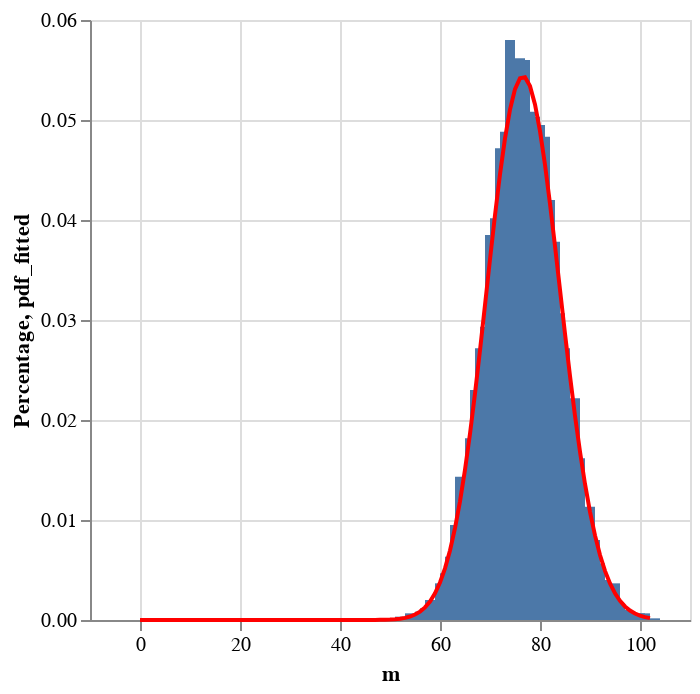

Write notebook code for a chart like this one.
### Code cell
distrib + fit

### Figure 1 — Vega specification as saved in the notebook (floating-point values rounded to 4 significant figures)
{"$schema": "https://vega.github.io/schema/vega/v5.json", "data": [{"name": "source_1", "values": [{"pdf_fitted": 2.214e-40, "x": 0}, {"pdf_fitted": 2.429e-38, "x": 1}, {"pdf_fitted": 1.327e-36, "x": 2}, {"pdf_fitted": 4.815e-35, "x": 3}, {"pdf_fitted": 1.305e-33, "x": 4}, {"pdf_fitted": 2.819e-32, "x": 5}, {"pdf_fitted": 5.055e-31, "x": 6}, {"pdf_fitted": 7.737e-30, "x": 7}, {"pdf_fitted": 1.032e-28, "x": 8}, {"pdf_fitted": 1.219e-27, "x": 9}, {"pdf_fitted": 1.29e-26, "x": 10}, {"pdf_fitted": 1.237e-25, "x": 11}, {"pdf_fitted": 1.082e-24, "x": 12}, {"pdf_fitted": 8.704e-24, "x": 13}, {"pdf_fitted": 6.475e-23, "x": 14}, {"pdf_fitted": 4.477e-22, "x": 15}, {"pdf_fitted": 2.89e-21, "x": 16}, {"pdf_fitted": 1.748e-20, "x": 17}, {"pdf_fitted": 9.95e-20, "x": 18}, {"pdf_fitted": 5.341e-19, "x": 19}, {"pdf_fitted": 2.713e-18, "x": 20}, {"pdf_fitted": 1.307e-17, "x": 21}, {"pdf_fitted": 5.981e-17, "x": 22}, {"pdf_fitted": 2.608e-16, "x": 23}, {"pdf_fitted": 1.085e-15, "x": 24}, {"pdf_fitted": 4.316e-15, "x": 25}, {"pdf_fitted": 1.643e-14, "x": 26}, {"pdf_fitted": 5.999e-14, "x": 27}, {"pdf_fitted": 2.103e-13, "x": 28}, {"pdf_fitted": 7.085e-13, "x": 29}, {"pdf_fitted": 2.298e-12, "x": 30}, {"pdf_fitted": 7.179e-12, "x": 31}, {"pdf_fitted": 2.163e-11, "x": 32}, {"pdf_fitted": 6.293e-11, "x": 33}, {"pdf_fitted": 1.769e-10, "x": 34}, {"pdf_fitted": 4.809e-10, "x": 35}, {"pdf_fitted": 1.265e-09, "x": 36}, {"pdf_fitted": 3.224e-09, "x": 37}, {"pdf_fitted": 7.963e-09, "x": 38}, {"pdf_fitted": 1.908e-08, "x": 39}, {"pdf_fitted": 4.435e-08, "x": 40}, {"pdf_fitted": 1.001e-07, "x": 41}, {"pdf_fitted": 2.197e-07, "x": 42}, {"pdf_fitted": 4.686e-07, "x": 43}, {"pdf_fitted": 9.721e-07, "x": 44}, {"pdf_fitted": 1.963e-06, "x": 45}, {"pdf_fitted": 3.858e-06, "x": 46}, {"pdf_fitted": 7.388e-06, "x": 47}, {"pdf_fitted": 1.379e-05, "x": 48}, {"pdf_fitted": 2.508e-05, "x": 49}, {"pdf_fitted": 4.45e-05, "x": 50}, {"pdf_fitted": 7.704e-05, "x": 51}, {"pdf_fitted": 0.0001302, "x": 52}, {"pdf_fitted": 0.0002147, "x": 53}, {"pdf_fitted": 0.0003459, "x": 54}, {"pdf_fitted": 0.0005445, "x": 55}, {"pdf_fitted": 0.0008376, "x": 56}, {"pdf_fitted": 0.00126, "x": 57}, {"pdf_fitted": 0.001852, "x": 58}, {"pdf_fitted": 0.002664, "x": 59}, {"pdf_fitted": 0.003748, "x": 60}, {"pdf_fitted": 0.005162, "x": 61}, {"pdf_fitted": 0.006957, "x": 62}, {"pdf_fitted": 0.009182, "x": 63}, {"pdf_fitted": 0.01187, "x": 64}, {"pdf_fitted": 0.01502, "x": 65}, {"pdf_fitted": 0.01863, "x": 66}, {"pdf_fitted": 0.02264, "x": 67}, {"pdf_fitted": 0.02697, "x": 68}, {"pdf_fitted": 0.0315, "x": 69}, {"pdf_fitted": 0.03606, "x": 70}, {"pdf_fitted": 0.04049, "x": 71}, {"pdf_fitted": 0.04458, "x": 72}, {"pdf_fitted": 0.04816, "x": 73}, {"pdf_fitted": 0.05104, "x": 74}, {"pdf_fitted": 0.05309, "x": 75}, {"pdf_fitted": 0.05418, "x": 76}, {"pdf_fitted": 0.05428, "x": 77}, {"pdf_fitted": 0.05339, "x": 78}, {"pdf_fitted": 0.05155, "x": 79}, {"pdf_fitted": 0.04888, "x": 80}, {"pdf_fitted": 0.04552, "x": 81}, {"pdf_fitted": 0.04164, "x": 82}, {"pdf_fitted": 0.03741, "x": 83}, {"pdf_fitted": 0.03302, "x": 84}, {"pdf_fitted": 0.02863, "x": 85}, {"pdf_fitted": 0.0244, "x": 86}, {"pdf_fitted": 0.02043, "x": 87}, {"pdf_fitted": 0.01682, "x": 88}, {"pdf_fitted": 0.01361, "x": 89}, {"pdf_fitted": 0.01082, "x": 90}, {"pdf_fitted": 0.008459, "x": 91}, {"pdf_fitted": 0.006502, "x": 92}, {"pdf_fitted": 0.004914, "x": 93}, {"pdf_fitted": 0.003652, "x": 94}, {"pdf_fitted": 0.002669, "x": 95}, {"pdf_fitted": 0.001918, "x": 96}, {"pdf_fitted": 0.001356, "x": 97}, {"pdf_fitted": 0.0009429, "x": 98}, {"pdf_fitted": 0.0006449, "x": 99}, {"pdf_fitted": 0.0004339, "x": 100}, {"pdf_fitted": 0.0002872, "x": 101}, {"pdf_fitted": 0.0001871, "x": 102}]}, {"name": "source_0", "values": [{"Percentage": 0.058, "Percentage_end": 0.058, "Percentage_start": 0.0, "hsize": 74}, {"Percentage": 0.05617, "Percentage_end": 0.05617, "Percentage_start": 0.0, "hsize": 76}, {"Percentage": 0.056, "Percentage_end": 0.056, "Percentage_start": 0.0, "hsize": 77}, {"Percentage": 0.052, "Percentage_end": 0.052, "Percentage_start": 0.0, "hsize": 75}, {"Percentage": 0.05083, "Percentage_end": 0.05083, "Percentage_start": 0.0, "hsize": 78}, {"Percentage": 0.05033, "Percentage_end": 0.05033, "Percentage_start": 0.0, "hsize": 79}, {"Percentage": 0.0495, "Percentage_end": 0.0495, "Percentage_start": 0.0, "hsize": 80}, {"Percentage": 0.04883, "Percentage_end": 0.04883, "Percentage_start": 0.0, "hsize": 73}, {"Percentage": 0.04833, "Percentage_end": 0.04833, "Percentage_start": 0.0, "hsize": 81}, {"Percentage": 0.04717, "Percentage_end": 0.04717, "Percentage_start": 0.0, "hsize": 72}, {"Percentage": 0.042, "Percentage_end": 0.042, "Percentage_start": 0.0, "hsize": 82}, {"Percentage": 0.04017, "Percentage_end": 0.04017, "Percentage_start": 0.0, "hsize": 71}, {"Percentage": 0.0385, "Percentage_end": 0.0385, "Percentage_start": 0.0, "hsize": 70}, {"Percentage": 0.03783, "Percentage_end": 0.03783, "Percentage_start": 0.0, "hsize": 83}, {"Percentage": 0.03067, "Percentage_end": 0.03067, "Percentage_start": 0.0, "hsize": 84}, {"Percentage": 0.02933, "Percentage_end": 0.02933, "Percentage_start": 0.0, "hsize": 69}, {"Percentage": 0.02717, "Percentage_end": 0.02717, "Percentage_start": 0.0, "hsize": 85}, {"Percentage": 0.02717, "Percentage_end": 0.02717, "Percentage_start": 0.0, "hsize": 68}, {"Percentage": 0.023, "Percentage_end": 0.023, "Percentage_start": 0.0, "hsize": 67}, {"Percentage": 0.02217, "Percentage_end": 0.02217, "Percentage_start": 0.0, "hsize": 87}, {"Percentage": 0.02033, "Percentage_end": 0.02033, "Percentage_start": 0.0, "hsize": 86}, {"Percentage": 0.01817, "Percentage_end": 0.01817, "Percentage_start": 0.0, "hsize": 66}, {"Percentage": 0.01617, "Percentage_end": 0.01617, "Percentage_start": 0.0, "hsize": 88}, {"Percentage": 0.01433, "Percentage_end": 0.01433, "Percentage_start": 0.0, "hsize": 64}, {"Percentage": 0.01333, "Percentage_end": 0.01333, "Percentage_start": 0.0, "hsize": 65}, {"Percentage": 0.01133, "Percentage_end": 0.01133, "Percentage_start": 0.0, "hsize": 90}, {"Percentage": 0.01033, "Percentage_end": 0.01033, "Percentage_start": 0.0, "hsize": 89}, {"Percentage": 0.0095, "Percentage_end": 0.0095, "Percentage_start": 0.0, "hsize": 63}, {"Percentage": 0.008, "Percentage_end": 0.008, "Percentage_start": 0.0, "hsize": 91}, {"Percentage": 0.006333, "Percentage_end": 0.006333, "Percentage_start": 0.0, "hsize": 62}, {"Percentage": 0.005667, "Percentage_end": 0.005667, "Percentage_start": 0.0, "hsize": 92}, {"Percentage": 0.004667, "Percentage_end": 0.004667, "Percentage_start": 0.0, "hsize": 61}, {"Percentage": 0.004, "Percentage_end": 0.004, "Percentage_start": 0.0, "hsize": 93}, {"Percentage": 0.003667, "Percentage_end": 0.003667, "Percentage_start": 0.0, "hsize": 95}, {"Percentage": 0.003667, "Percentage_end": 0.003667, "Percentage_start": 0.0, "hsize": 60}, {"Percentage": 0.002833, "Percentage_end": 0.002833, "Percentage_start": 0.0, "hsize": 94}, {"Percentage": 0.002, "Percentage_end": 0.002, "Percentage_start": 0.0, "hsize": 58}, {"Percentage": 0.002, "Percentage_end": 0.002, "Percentage_start": 0.0, "hsize": 59}, {"Percentage": 0.001667, "Percentage_end": 0.001667, "Percentage_start": 0.0, "hsize": 96}, {"Percentage": 0.001167, "Percentage_end": 0.001167, "Percentage_start": 0.0, "hsize": 57}, {"Percentage": 0.001, "Percentage_end": 0.001, "Percentage_start": 0.0, "hsize": 97}, {"Percentage": 0.0008333, "Percentage_end": 0.0008333, "Percentage_start": 0.0, "hsize": 98}, {"Percentage": 0.0008333, "Percentage_end": 0.0008333, "Percentage_start": 0.0, "hsize": 56}, {"Percentage": 0.0006667, "Percentage_end": 0.0006667, "Percentage_start": 0.0, "hsize": 101}, {"Percentage": 0.0006667, "Percentage_end": 0.0006667, "Percentage_start": 0.0, "hsize": 54}, {"Percentage": 0.0006667, "Percentage_end": 0.0006667, "Percentage_start": 0.0, "hsize": 100}, {"Percentage": 0.0003333, "Percentage_end": 0.0003333, "Percentage_start": 0.0, "hsize": 52}, {"Percentage": 0.0003333, "Percentage_end": 0.0003333, "Percentage_start": 0.0, "hsize": 99}, {"Percentage": 0.0001667, "Percentage_end": 0.0001667, "Percentage_start": 0.0, "hsize": 55}, {"Percentage": 0.0001667, "Percentage_end": 0.0001667, "Percentage_start": 0.0, "hsize": 103}]}], "marks": [{"type": "rect", "name": "layer_0_marks", "from": {"data": "source_0"}, "encode": {"update": {"description": {"signal": "\"m: \" + (format(datum[\"hsize\"], \"\")) + \"; Percentage: \" + (format(datum[\"Percentage\"], \"\"))"}, "xc": {"field": "hsize", "scale": "x"}, "width": {"value": 5}, "y": {"field": "Percentage_end", "scale": "y"}, "fill": {"value": "#4c78a8"}, "ariaRoleDescription": {"value": "bar"}, "y2": {"field": "Percentage_start", "scale": "y"}}}, "style": ["bar"]}, {"type": "line", "name": "layer_1_marks", "from": {"data": "source_1"}, "sort": {"field": "datum[\"x\"]"}, "encode": {"update": {"defined": {"signal": "isValid(datum[\"x\"]) && isFinite(+datum[\"x\"]) && isValid(datum[\"pdf_fitted\"]) && isFinite(+datum[\"pdf_fitted\"])"}, "stroke": {"value": "red"}, "y": {"field": "pdf_fitted", "scale": "y"}, "description": {"signal": "\"x: \" + (format(datum[\"x\"], \"\")) + \"; pdf_fitted: \" + (format(datum[\"pdf_fitted\"], \"\"))"}, "x": {"field": "x", "scale": "x"}}}, "style": ["line"]}], "scales": [{"name": "x", "type": "linear", "domain": {"fields": [{"data": "source_0", "field": "hsize"}, {"data": "source_1", "field": "x"}]}, "range": [0, {"signal": "width"}], "zero": false, "nice": true, "padding": 5}, {"name": "y", "type": "linear", "domain": {"fields": [{"data": "source_0", "field": "Percentage_start"}, {"data": "source_0", "field": "Percentage_end"}, {"data": "source_1", "field": "pdf_fitted"}]}, "range": [{"signal": "height"}, 0], "zero": true, "nice": true}], "axes": [{"scale": "x", "gridScale": "y", "domain": false, "minExtent": 0, "orient": "bottom", "labels": false, "tickCount": {"signal": "ceil(width/40)"}, "ticks": false, "zindex": 0, "aria": false, "maxExtent": 0, "grid": true}, {"scale": "y", "orient": "left", "minExtent": 0, "gridScale": "x", "aria": false, "ticks": false, "zindex": 0, "domain": false, "labels": false, "maxExtent": 0, "grid": true, "tickCount": {"signal": "ceil(height/40)"}}, {"scale": "x", "tickCount": {"signal": "ceil(width/40)"}, "grid": false, "zindex": 0, "title": "m", "orient": "bottom", "labelFlush": true, "labelOverlap": true}, {"scale": "y", "title": "Percentage, pdf_fitted", "labelOverlap": true, "zindex": 0, "grid": false, "tickCount": {"signal": "ceil(height/40)"}, "orient": "left"}], "width": 300, "background": "white", "padding": 5, "height": 300, "style": "cell"}
